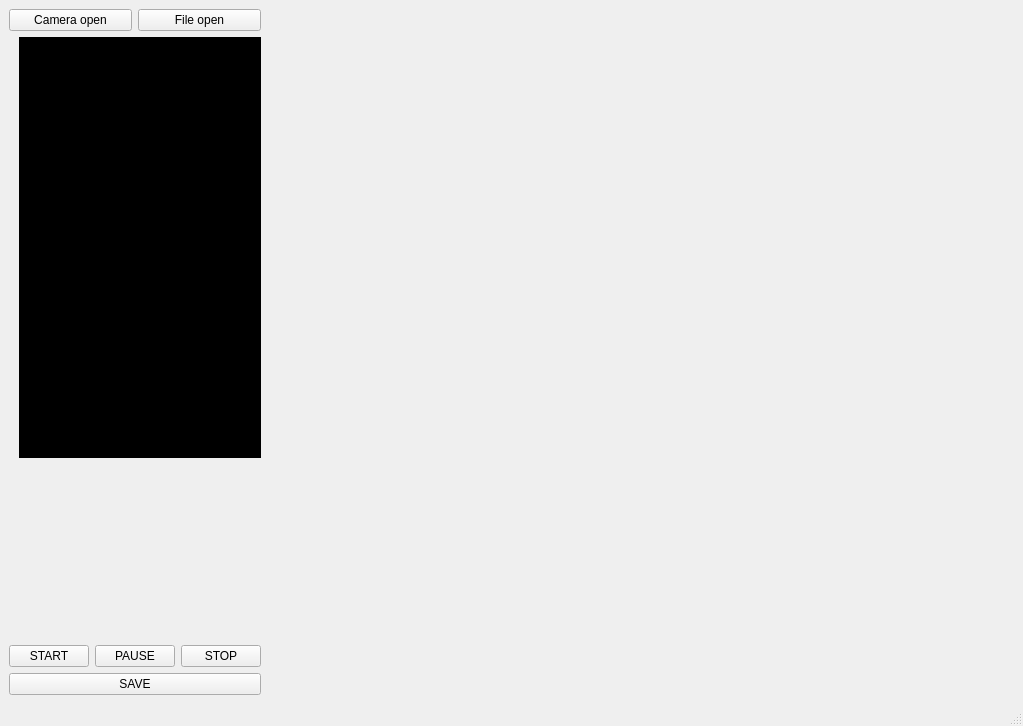
<?xml version="1.0" encoding="UTF-8"?>
<ui version="4.0">
 <class>MainWindow</class>
 <widget class="QMainWindow" name="MainWindow">
  <property name="geometry">
   <rect>
    <x>0</x>
    <y>0</y>
    <width>1023</width>
    <height>726</height>
   </rect>
  </property>
  <property name="windowTitle">
   <string>MainWindow</string>
  </property>
  <widget class="QWidget" name="centralwidget">
   <layout class="QGridLayout" name="gridLayout_2">
    <item row="0" column="0">
     <layout class="QHBoxLayout" name="horizontalLayout_4" stretch="1,3">
      <item>
       <layout class="QVBoxLayout" name="video_layout" stretch="0,3,1,0">
        <item>
         <layout class="QHBoxLayout" name="horizontalLayout_2">
          <item>
           <widget class="QPushButton" name="webcam_button">
            <property name="text">
             <string>Camera open</string>
            </property>
           </widget>
          </item>
          <item>
           <widget class="QPushButton" name="file_button">
            <property name="text">
             <string>File open</string>
            </property>
           </widget>
          </item>
         </layout>
        </item>
        <item>
         <widget class="QWidget" name="video_frame" native="true">
          <widget class="QLabel" name="label_image">
           <property name="geometry">
            <rect>
             <x>10</x>
             <y>0</y>
             <width>341</width>
             <height>421</height>
            </rect>
           </property>
           <property name="styleSheet">
            <string notr="true">background-color: rgb(0, 0, 0);</string>
           </property>
           <property name="text">
            <string>TextLabel</string>
           </property>
          </widget>
         </widget>
        </item>
        <item>
         <layout class="QHBoxLayout" name="horizontalLayout">
          <item>
           <widget class="QPushButton" name="start_button">
            <property name="text">
             <string>START</string>
            </property>
           </widget>
          </item>
          <item>
           <widget class="QPushButton" name="pause_button">
            <property name="text">
             <string>PAUSE</string>
            </property>
           </widget>
          </item>
          <item>
           <widget class="QPushButton" name="stop_button">
            <property name="text">
             <string>STOP</string>
            </property>
           </widget>
          </item>
         </layout>
        </item>
        <item>
         <widget class="QPushButton" name="save_button">
          <property name="text">
           <string>SAVE</string>
          </property>
         </widget>
        </item>
       </layout>
      </item>
      <item>
       <layout class="QVBoxLayout" name="graph_layout"/>
      </item>
     </layout>
    </item>
   </layout>
  </widget>
  <widget class="QMenuBar" name="menubar">
   <property name="geometry">
    <rect>
     <x>0</x>
     <y>0</y>
     <width>1023</width>
     <height>31</height>
    </rect>
   </property>
  </widget>
  <widget class="QStatusBar" name="statusbar"/>
 </widget>
 <resources/>
 <connections/>
</ui>
